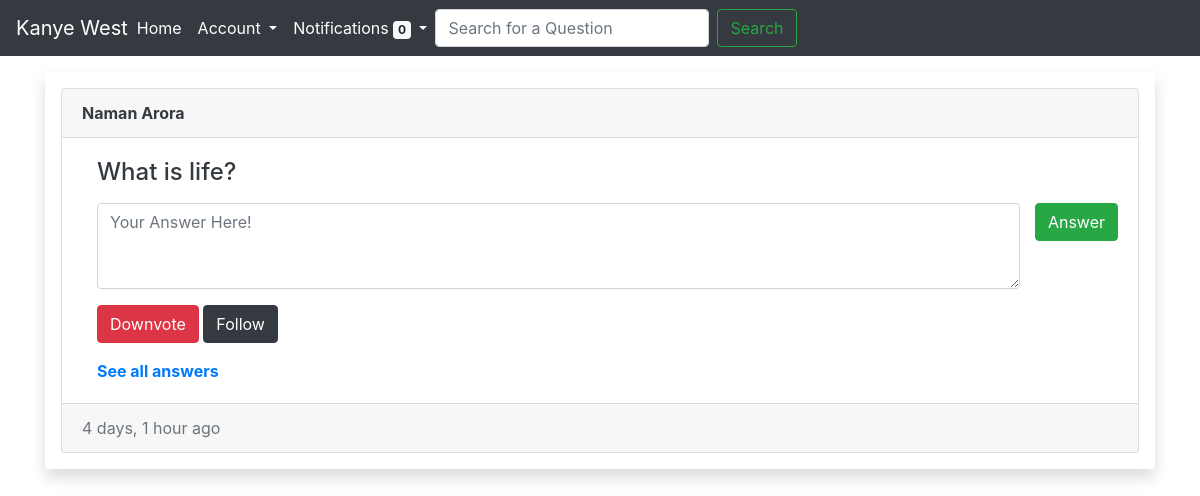
Screenshot of /main_app/question/3/ (signed in) with the database file from the repository.
### main_app/models.py (models this page shows, shortened)
class Profile(models.Model):
    USER_TYPES =   [('aspirant', 'Aspirant'), ('student', 'Student')]
    user = models.OneToOneField(User, on_delete = models.CASCADE)
    user_type = models.TextField(blank = False, choices = USER_TYPES)
    bio = models.CharField(max_length = 250, blank = True)

class Question(models.Model):
    question = models.TextField(blank=False,)
    author = models.ForeignKey(Profile, on_delete=models.CASCADE,
                               related_name='questions')
    pub_date = models.DateTimeField(blank = False)
    following = models.ManyToManyField(Profile,related_name = 'following')
    validity = models.IntegerField(default = 0, blank = False)

class Vote(models.Model):
    VOTE_TYPES = [('Upvote', 'Upvote'), ('Downvote', 'Downvote')]
    type = models.CharField(max_length = 50, blank = False, choices = VOTE_TYPES)
    question = models.ForeignKey(Question,on_delete = models.CASCADE,
                                 related_name = 'votes')
    user = models.ForeignKey(Profile, models.CASCADE,
                             related_name = 'votes')
    class Meta:
        unique_together = (('question','user', 'type'),)

### main_app/views.py (the view)
# urls.py: path('question/<int:pk>/', login_required(QuestionDetailView.as_view()), name = 'question_detail'),
class QuestionDetailView(DetailView):
    model = Question
    template_name = 'main_app/question_detail.html'
    def get(self, request, *args, **kwargs):
        question_id = kwargs['pk']
        question = get_object_or_404(Question, id = question_id)
        profile = get_object_or_404(Profile, user = request.user)
        for notif in profile.notifications.all():
            if notif.answer in question.answers.all():
                notif.viewed = True
                notif.save()
        return super().get(request, *args, **kwargs)
    def get_context_data(self, **kwargs):
        context = super().get_context_data(**kwargs)
        context['profile'] = Profile.objects.get(user = self.request.user)
        context['answerlist'] = self.object.answers.all()
        return context

### main_app/templatetags/extras.py (called while the page is built)
@register.filter(name='check_voted')   #decorator
def check_voted(value, arg):
    flag = 0
    for vote in value.votes.all():
        if vote.user.user == arg:
            flag = vote.type
            break
    return flag

@register.filter(name='opp_vote')
def opp_vote(value, arg):
    profile = Profile.objects.filter(user = arg)[0]
    vote = value.votes.filter(user = profile)[0]
    if vote.type == "Upvote":
        return "Downvote"
    else :
        return "Upvote"

@register.filter(name = 'check_following')
def check_following(value, arg):
    profile = Profile.objects.filter(user = arg)[0]
    flag = 0
    for followers in value.following.all():
        if profile == followers:
            flag = 1
            break
    return flag

@register.filter(name = 'is_viewed')
def is_viewed(value):
    viewed_notifs = []
    for notif in value:
        if notif.viewed == False:
            viewed_notifs.append(notif)
    viewed_notifs.reverse()
    return viewed_notifs

### main_app/templates/main_app/question_detail.html (shortened to what this page needs)
{% extends 'main_app/main_app_base.html' %}
{% load humanize %}
{% block body_block %}
{% load extras %}
<div class="shadow p-3 mb-5 bg-white rounded">
   <div class="card ">
      <div class="card-header">
         <a class="text text-dark font-weight-bold" data-toggle="collapse" href="#{{question.pk}}" role="button" aria-expanded="false" aria-controls="{{question.pk}}"> {{ question.author.user.first_name }} {{ question.author.user.last_name }}
         </a>
      </div>
      <div class="card-body text-dark border-secondary">
         <div class="container">
            <h4 class=" text-left">{{question.question}}</h4>
         </div>
         <div class="container">
            <form class="form " action="/main_app/answer/{{question.id}}/" method="post">
               <div class="form-group">
                  <div class="row">
                     <div class="col">
                        <textarea type='textarea' class="form-control lg"  name = 'answer' rows="3" placeholder="Your Answer Here!"></textarea>
                     </div>
                     <div class="col-15">
                        <input type="submit" class="btn btn-success" name="Submit" value="Answer">
                     </div>
                  </div>
               </div>
            </form>
            {% if  question|check_voted:user  %}
            {% if question|opp_vote:user == 'Upvote' %}
            <a class="btn btn-success" href="/main_app/question/{{question|opp_vote:user}}/{{question.id}}/">{{question|opp_vote:user}}</a>
            {% else %}
            <a class="btn btn-danger" href="/main_app/question/{{question|opp_vote:user}}/{{question.id}}/">{{question|opp_vote:user}}</a>
            {% endif %}
            {% else %}
            <a class="btn btn-success" href="/main_app/question/Upvote/{{question.id}}/">Up Vote</a>
            <a class="btn btn-danger" href="/main_app/question/Downvote/{{question.id}}/">Down Vote</a>
            {% endif %}
            {% if question|check_following:user %}
            <a class="btn btn-dark"  href="/main_app/unfollow/{{question.id}}/">Unfollow</a>
            {% else %}
            <a class="btn btn-dark"  href="/main_app/follow/{{question.id}}/">Follow</a>
            {% endif %}
            <a class="text text-primary font-weight-bold" data-toggle="collapse" href="#answers" role="button" aria-expanded="false" aria-controls="answers">
            {% if not answerlist %}
            No Answers yet :(
            {% else %}
            See all answers
            {% endif %}
            </a>
         </div>
      </div>
      <div class="card-footer text-muted">
         {{question.pub_date | naturaltime}}
      </div>
   </div>
</div>
{% endblock %}

### main_app/templates/main_app/main_app_base.html (shortened to what this page needs)
<!DOCTYPE html>
{% load humanize %}
{% load staticfiles %}
{% load extras %}
<html lang="en">
   <head>
      <link rel="stylesheet" href="https://stackpath.bootstrapcdn.com/bootstrap/4.1.1/css/bootstrap.min.css">
   </head>
   <body>
      <nav class="navbar navbar-expand-lg navbar-dark bg-dark">
         <a class="navbar-brand" href="/main_app/user/{{user.id}}">{{user.first_name}} {{user.last_name}}</a>
         <div class="collapse navbar-collapse" id="navbarSupportedContent">
            <ul class="navbar-nav">
              <div class="row">
               <li class="nav-item active">
                  <a class="nav-link" href="/main_app/home">Home <span class="sr-only">(current)</span></a>
               </li>
               <li class="nav-item dropdown active">
                  <a class="nav-link dropdown-toggle" href="#" id="navbarDropdown" role="button" data-toggle="dropdown" aria-haspopup="true" aria-expanded="false">
                  Account
                  </a>
               </li>
        <li class="nav-item dropdown active">
        <a class="nav-link dropdown-toggle" href="#" id="navbarDropdown" role="button" data-toggle="dropdown" aria-haspopup="true" aria-expanded="false">
          Notifications <span class="badge badge-light">{{ profile.notifications.all | is_viewed | length }}</span>
        </a>
      </li>
      <form class="form-inline my-50 my-lg-0" action="/main_app/search/">
      <input class="form-control mr-sm-2" type="search" name = 'query' placeholder="Search for a Question" aria-label="Search">
      <button class="btn btn-outline-success my-2 my-sm-0" type="submit">Search</button>
    </form>
            </ul>
         </div>
      </nav>
      <div class="container">
         {% block body_block %}
         {% endblock %}
      </div>
   </body>
</html>

### rows the page displays
Profile: notifications.all|is_viewed "0"
Question: author.user.first_name "Naman", author.user.last_name "Arora", question "What is life?", pub_date "4 days, 1 hour ago"

### other values shown
{{ user.first_name }} "Kanye"
{{ user.last_name }} "West"
{{ question|opp_vote:user }} "Downvote"
